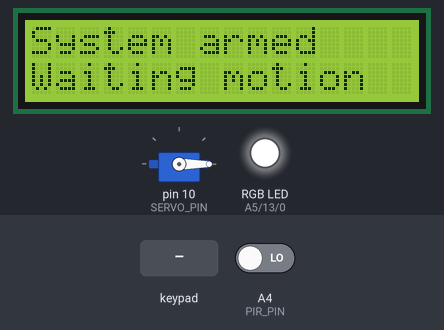
Bench run of a sketch on a simulated Arduino Uno, built with avr-gcc and run on an emulated ATmega328P. Parts: 16×2 character LCD, servo, an RGB LED mixed from three pins (HIGH = lit). Inputs (shaded band) come from the test bench; at power-on: A4 (PIR_PIN) LOW.

Above: at 1.2 s.
1.3 s: A4 (PIR_PIN) driven HIGH
At 3.0 s:
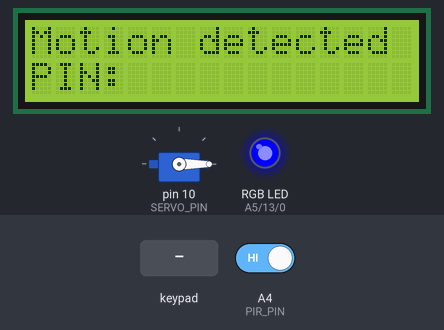
3.3 s: keypad keys 9 8 7 6 # pressed 0.4 s apart
At 5.6 s:
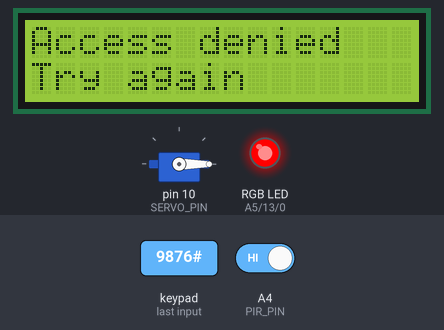
6.8 s: keypad keys 1 2 3 4 # pressed 0.4 s apart
At 9.4 s:
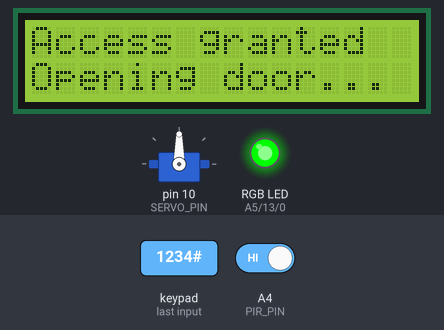
10.3 s: A4 (PIR_PIN) driven LOW
At 14.1 s:
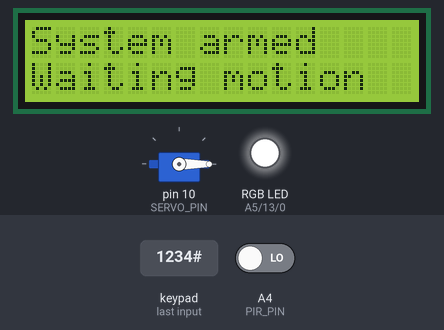
Timing chart, 0 to 14.3 s (numbered marks = the images above; inputs shaded):
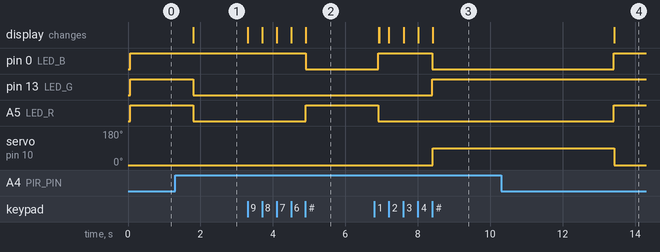

The sketch:

domotic_door_lock.ino
```cpp
#include <LiquidCrystal.h>
#include <Keypad.h>
#include <Servo.h>

// LCD display initialization (RS, Enable, D4, D5, D6, D7)
LiquidCrystal lcd(12, 11, 14, 15, 16, 17);

// Keypad configuration - 4x4 matrix keypad
const byte ROWS = 4;  // Number of rows in keypad
const byte COLS = 4;  // Number of columns in keypad

// Pin assignments for keypad rows and columns
byte rowPins[ROWS] = {9, 8, 7, 6};    // Row pins connected to Arduino
byte colPins[COLS] = {5, 4, 3, 2};    // Column pins connected to Arduino

// Key layout matrix for 4x4 keypad
char keys[ROWS][COLS] = {
  {'1', '2', '3', 'A'},
  {'4', '5', '6', 'B'},
  {'7', '8', '9', 'C'},
  {'*', '0', '#', 'D'}
};

// Initialize keypad object
Keypad keypad = Keypad(makeKeymap(keys), rowPins, colPins, ROWS, COLS);

// Servo motor for door lock mechanism
Servo doorServo;

// Pin assignments for various components
const int SERVO_PIN = 10;  // Servo motor control pin
const int PIR_PIN   = A4;  // PIR motion sensor input pin
const int LED_R = A5;      // Red LED pin for RGB status indicator
const int LED_G = 13;      // Green LED pin for RGB status indicator
const int LED_B = 0;       // Blue LED pin for RGB status indicator

// Security PIN configuration
const int PIN_LENGTH = 4;                    // Length of the security PIN
int correctPin[PIN_LENGTH] = {1, 2, 3, 4};  // The correct PIN (changeable)
int enteredPin[PIN_LENGTH];                  // Array to store user input
int pinIndex = 0;                            // Current position in PIN entry

// LED color constants for status indication
const uint8_t LED_OFF   = 0;  // All LEDs off
const uint8_t LED_WHITE = 1;  // White (system armed/idle)
const uint8_t LED_BLUE  = 2;  // Blue (motion detected, waiting for PIN)
const uint8_t LED_GREEN = 3;  // Green (access granted)
const uint8_t LED_RED   = 4;  // Red (access denied)

// System state enumeration
enum SystemState { Idle, Active };
SystemState systemState = Idle;  // Current system state

// Timing variables for system behavior
unsigned long lastKeypressTime = 0;               // Last time a key was pressed
unsigned long firstMotionTime = 0;                // First time motion was detected
const unsigned long KEYPRESS_TIMEOUT = 10000;    // Timeout for PIN entry (10 seconds)
const unsigned long MOTION_TRIGGER_DELAY = 500;  // Delay before activating on motion (500ms)

/**
 * Set RGB LED color by individual component control
 * @param r Red component state (true = on, false = off)
 * @param g Green component state (true = on, false = off)
 * @param b Blue component state (true = on, false = off)
 */
void setRgb(bool r, bool g, bool b) {
  // First turn off all LEDs to prevent color mixing
  digitalWrite(LED_R, LOW);
  digitalWrite(LED_G, LOW);
  digitalWrite(LED_B, LOW);

  // Small delay to ensure clean switching
  delayMicroseconds(100);

  // Set the desired color combination
  digitalWrite(LED_R, r ? HIGH : LOW);
  digitalWrite(LED_G, g ? HIGH : LOW);
  digitalWrite(LED_B, b ? HIGH : LOW);
}

/**
 * Set LED to predefined color based on system status
 * @param mode LED color mode constant (LED_WHITE, LED_BLUE, LED_GREEN, LED_RED, LED_OFF)
 */
void setLed(uint8_t mode) {
  switch (mode) {
    case LED_WHITE: setRgb(true,  true,  true);  break;  // System idle/armed
    case LED_BLUE:  setRgb(false, false, true);  break;  // Motion detected
    case LED_GREEN: setRgb(false, true,  false); break;  // Access granted
    case LED_RED:   setRgb(true,  false, false); break;  // Access denied
    default:        setRgb(false, false, false); break;  // All off
  }
}

/**
 * Display text on specified LCD row, clearing the line first
 * @param row LCD row number (0 or 1 for 16x2 display)
 * @param text Text string to display (up to 16 characters)
 */
void lcdLine(byte row, const char* text) {
  lcd.setCursor(0, row);
  lcd.print("                ");  // Clear the entire row with spaces
  lcd.setCursor(0, row);
  lcd.print(text);                // Display the new text
}

/**
 * Reset PIN entry state and display empty PIN prompt
 */
void resetPinEntry() {
  pinIndex = 0;           // Reset PIN entry position to beginning
  lcdLine(1, "PIN: ");    // Display empty PIN prompt
}

/**
 * Set system to idle state - waiting for motion detection
 * Clears all timing variables and displays armed status
 */
void goIdle() {
  systemState = Idle;              // Set system to idle state
  setLed(LED_WHITE);               // White LED indicates system is armed
  lcdLine(0, "System armed");      // Display armed status
  lcdLine(1, "Waiting motion");    // Display waiting message
  pinIndex = 0;                    // Reset PIN entry
  firstMotionTime = 0;             // Clear motion timing
  lastKeypressTime = 0;            // Clear keypress timing
}

/**
 * Set system to active state - motion detected, ready for PIN entry
 * Starts keypress timeout timer and displays PIN entry prompt
 */
void goActive() {
  systemState = Active;            // Set system to active state
  setLed(LED_BLUE);                // Blue LED indicates motion detected
  lcdLine(0, "Motion detected");   // Display motion detection status
  lcdLine(1, "PIN: ");             // Display PIN entry prompt
  pinIndex = 0;                    // Reset PIN entry position
  lastKeypressTime = millis();     // Start timeout timer
}

/**
 * Check if a keypad character is a digit (0-9)
 * @param key Character to check
 * @return true if key is a digit, false otherwise
 */
bool isDigitKey(char key) {
  return key >= '0' && key <= '9';
}

/**
 * Verify if the entered PIN matches the correct PIN
 * @return true if PIN is correct and complete, false otherwise
 */
bool isPinCorrect() {
  // PIN must be completely entered
  if (pinIndex != PIN_LENGTH) return false;

  // Compare each digit of entered PIN with correct PIN
  for (int i = 0; i < PIN_LENGTH; i++) {
    if (enteredPin[i] != correctPin[i]) return false;
  }
  return true;
}

/**
 * Handle successful PIN entry - grant access and operate door lock
 * Changes LED to green, displays success message, operates servo, then returns to idle
 */
void handlePinSuccess() {
  setLed(LED_GREEN);               // Green LED indicates access granted
  lcdLine(0, "Access granted");    // Display success message
  lcdLine(1, "Opening door...");   // Display door operation status
  doorServo.write(90);             // Rotate servo to unlock position
  delay(5000);                     // Keep door unlocked for 5 seconds
  doorServo.write(0);              // Return servo to locked position
  goIdle();                        // Return system to idle state
}

/**
 * Handle incorrect PIN entry - deny access and allow retry
 * Changes LED to red, displays denial message, then resets for new attempt
 */
void handlePinFailure() {
  setLed(LED_RED);                 // Red LED indicates access denied
  lcdLine(0, "Access denied");     // Display denial message
  lcdLine(1, "Try again");         // Prompt for retry
  delay(2000);                     // Display denial message for 2 seconds
  setLed(LED_BLUE);                // Return to blue (motion detected) state
  lcdLine(0, "Motion detected");   // Restore motion detected message
  resetPinEntry();                 // Clear PIN entry for new attempt
  lastKeypressTime = millis();     // Reset timeout timer
}

/**
 * Verify entered PIN and handle the result (success or failure)
 * Called when user presses '#' to submit PIN
 */
void handlePinVerification() {
  if (isPinCorrect()) {
    handlePinSuccess();  // Correct PIN - grant access
  } else {
    handlePinFailure();  // Incorrect PIN - deny access
  }
}

/**
 * Handle keypad input when system is in active state
 * Processes digit entry, PIN submission (#), and PIN reset (*)
 */
void handleKeypad() {
  char key = keypad.getKey();
  if (!key) return;  // No key pressed, exit function

  lastKeypressTime = millis();  // Update last keypress time for timeout

  if (key == '#') {
    // Submit PIN for verification
    handlePinVerification();
  } else if (key == '*') {
    // Reset/clear current PIN entry
    resetPinEntry();
  } else if (isDigitKey(key) && pinIndex < PIN_LENGTH) {
    // Add digit to PIN entry if there's space
    enteredPin[pinIndex] = key - '0';  // Convert char to integer
    pinIndex++;

    // Update LCD display with asterisks for security
    lcd.setCursor(0, 1);
    lcd.print("PIN: ");
    for (int i = 0; i < pinIndex; i++) lcd.print('*');        // Show asterisks for entered digits
    for (int i = pinIndex; i < PIN_LENGTH; i++) lcd.print(' '); // Clear remaining positions
  }
}

/**
 * Monitor PIR sensor and handle motion detection when system is idle
 * Implements motion trigger delay to prevent false positives
 */
void updatePIRState() {
  if (systemState != Idle) return;  // Only check motion when system is idle

  int pirState = digitalRead(PIR_PIN);  // Read current PIR sensor state

  if (pirState == HIGH) {
    // Motion detected
    if (firstMotionTime == 0) {
      // First motion detection - start timing
      firstMotionTime = millis();
    }

    // Check if motion has been sustained for the required delay
    if (millis() - firstMotionTime >= MOTION_TRIGGER_DELAY) {
      goActive();  // Activate system for PIN entry
    }
  } else {
    // No motion detected - reset timing
    firstMotionTime = 0;
  }
}

/**
 * Check for keypress timeout when system is active
 * Returns system to idle if no keys pressed within timeout period
 */
void checkKeypressTimeout() {
  if (systemState != Active) return;  // Only check timeout when system is active

  // Check if timeout period has elapsed since last keypress
  if (millis() - lastKeypressTime > KEYPRESS_TIMEOUT) {
    lcdLine(0, "Timeout");        // Display timeout message
    lcdLine(1, "Returning...");   // Display return message
    delay(1000);                  // Brief delay to show message
    goIdle();                     // Return to idle state
  }
}

/**
 * Arduino setup function - initialize all components and set initial state
 * Called once when the Arduino starts up
 */
void setup() {
  // Initialize LCD display (16 columns, 2 rows)
  lcd.begin(16, 2);

  // Initialize servo motor and set to locked position
  doorServo.attach(SERVO_PIN);
  doorServo.write(0);  // Start in locked position (0 degrees)

  // Configure pin modes for sensors and LEDs
  pinMode(PIR_PIN, INPUT);   // PIR motion sensor as input
  pinMode(LED_R, OUTPUT);    // Red LED as output
  pinMode(LED_G, OUTPUT);    // Green LED as output
  pinMode(LED_B, OUTPUT);    // Blue LED as output

  // Set system to initial idle state
  goIdle();
}

/**
 * Arduino main loop function - continuously monitor system state
 * Called repeatedly while the Arduino is running
 */
void loop() {
  updatePIRState();        // Monitor motion sensor for activation
  checkKeypressTimeout();  // Check for PIN entry timeout

  if (systemState == Active) {
    // System is active - process keypad input for PIN entry
    handleKeypad();
  } else {
    // System is idle - clear any pending keypad input
    keypad.getKey();
  }
}
```

Measured:
- after the input at 1.3 s, pin 13 (LED_G), A5 (LED_R): HIGH → LOW after 0.50 s; the display: changes after 0.51 s (image 1)
- after the input at 3.3 s, pin 0 (LED_B): HIGH → LOW after 1.6 s; A5 (LED_R): LOW → HIGH after 1.6 s; the display: first changes at once (image 2 shows a later state)
- after the input at 6.8 s, pin 13 (LED_G): LOW → HIGH after 1.6 s; servo on pin 10 (SERVO_PIN): 0° → 90° after 1.6 s; the display: first differs from a run without the input after 0.14 s (image 3 shows a later state)
- after the input at 10.3 s, pin 13 (LED_G): stays HIGH (without the input it goes to LOW after 3.6 s); A5 (LED_R): goes on until 13.4 s, then stays HIGH
